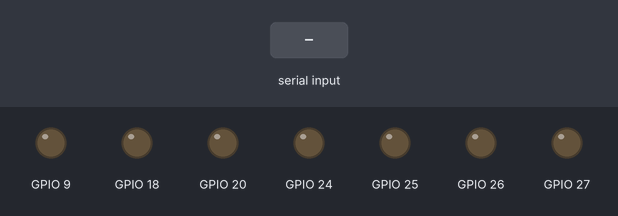
A program run on a simulated Raspberry Pi (BCM pin numbers). On the bench: output pins drawn as LEDs (lit = HIGH). The inputs (shaded band) are chosen by the test bench. What the program prints to the terminal is not drawn.

Above: at 1.2 s.
1.3 s: "STBY" typed at the terminal, then Enter
2.8 s: "y" typed at the terminal, then Enter
At 3.1 s:
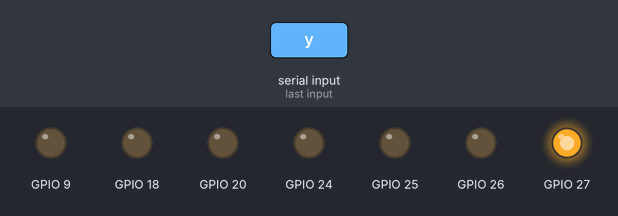
4.3 s: "1" typed at the terminal, then Enter
At 5.4 s:
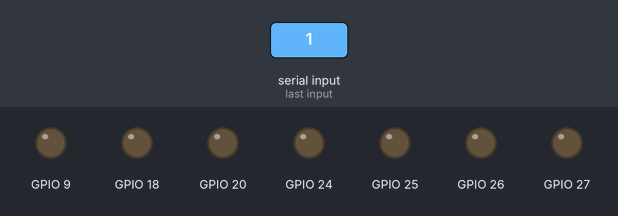
5.8 s: "0" typed at the terminal, then Enter
At 6.6 s:
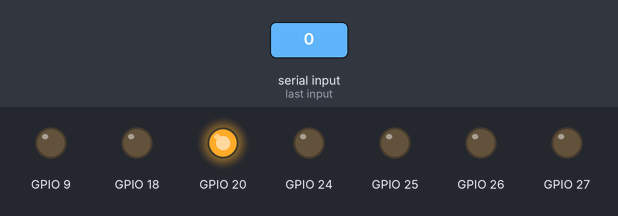
7.3 s: "2" typed at the terminal, then Enter
At 7.7 s:
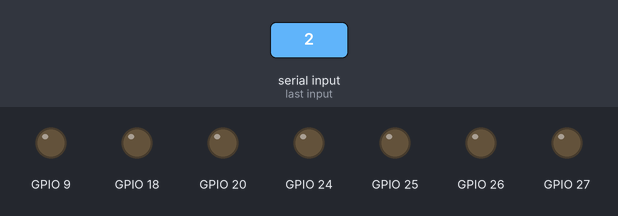
8.8 s: "STBY" typed at the terminal, then Enter
At 10.0 s:
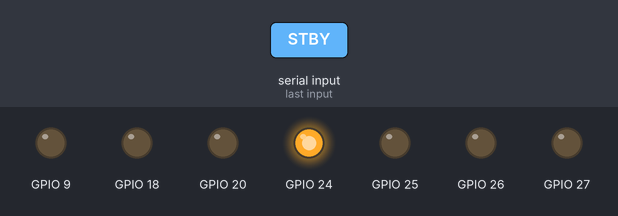
Timing chart, 0 to 11.3 s (numbered marks = the images above; inputs shaded):
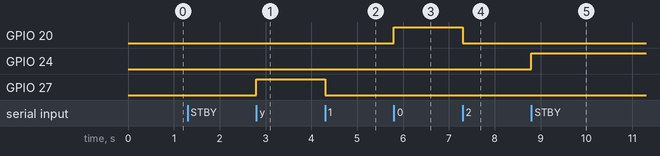

Measured:
- after the input at 1.3 s, every drawn part: stays the same
- after the input at 2.8 s, GPIO 27: LOW → HIGH at once
- after the input at 4.3 s, GPIO 27: HIGH → LOW at once
- after the input at 5.8 s, GPIO 20: LOW → HIGH at once
- after the input at 7.3 s, GPIO 20: HIGH → LOW at once
- after the input at 8.8 s, GPIO 24: LOW → HIGH at once

The program:

motor_diag_b.py
```python
#!/usr/bin/env python3
"""
Right-side (Channel B) raw pin diagnostic. Enter-gated — holds each pin
until you press Enter so you can probe or swap wires at your own pace.

Run with cosmo stopped: pm2 stop cosmo
"""

import sys
import time

try:
    from gpiozero import DigitalOutputDevice
    from gpiozero.pins.lgpio import LGPIOFactory
    from gpiozero import Device
    Device.pin_factory = LGPIOFactory()
except Exception as e:
    print(f"GPIO import failed: {e}"); sys.exit(1)

STBY  = 27
IN1   = 20   # AIN1 — Right Front
IN2   = 24   # AIN2 — Right Front (remapped: GPIO21 dead → GPIO14 UART → GPIO5 dead → GPIO24 Pin 18)
PWM_A = 18   # PWMA — Right Front

IN3   = 25   # BIN1 — Right Rear
IN4   = 26   # BIN2 — Right Rear
PWM_B =  9   # PWMB — Right Rear  (remapped from GPIO19 — Pin 35 faulty)

def claim(pin, name):
    try:
        d = DigitalOutputDevice(pin); d.off()
        print(f"  GPIO{pin:2d}  ({name})  OK")
        return d
    except Exception as e:
        print(f"  GPIO{pin:2d}  ({name})  FAILED: {e}")
        return None

print("\n=== Channel B (Right Side) Pin Diagnostic ===\n")
print("Claiming all right-side + STBY pins...")

stby = claim(STBY, "STBY")
in1  = claim(IN1,  "RF_AIN1")
in2  = claim(IN2,  "RF_AIN2")
pwma = claim(PWM_A,"RF_PWMA")
in3  = claim(IN3,  "RR_BIN1")
in4  = claim(IN4,  "RR_BIN2")
pwmb = claim(PWM_B,"RR_PWMB")

failed = [n for d,n in [(stby,"STBY"),(in1,"RF_AIN1"),(in2,"RF_AIN2"),
                         (pwma,"RF_PWMA"),(in3,"RR_BIN1"),(in4,"RR_BIN2"),
                         (pwmb,"RR_PWMB")] if d is None]
if failed:
    print(f"\nFailed: {failed} — check pm2 stop cosmo, or wiring short")
    sys.exit(1)

print("\nAll pins claimed.\n")
input("Press Enter to begin individual pin tests...")

# ── Step 1: Each pin HIGH until Enter ─────────────────────────────────────────
for dev, num, name in [
    (stby, STBY,  "STBY"),
    (in1,  IN1,   "RF_AIN1 (Right Front dir1)"),
    (in2,  IN2,   "RF_AIN2 (Right Front dir2)"),
    (pwma, PWM_A, "RF_PWMA (Right Front speed)"),
    (in3,  IN3,   "RR_BIN1 (Right Rear dir1)"),
    (in4,  IN4,   "RR_BIN2 (Right Rear dir2)"),
    (pwmb, PWM_B, "RR_PWMB (Right Rear speed)"),
]:
    input(f"\n  GPIO{num:2d} ({name}) → Enter to go HIGH...")
    dev.on()
    input(f"  GPIO{num:2d}  *** HIGH — probe now *** → Enter to go LOW")
    dev.off()
    print(f"  GPIO{num:2d}  LOW")

# ── Step 2: Right Front full forward ──────────────────────────────────────────
print("\n--- TEST: Right Front full forward (AIN1↑ AIN2↓ PWMA↑) ---")
input("Press Enter to start (Enter again to stop)...")
stby.on(); time.sleep(0.01)
in2.off(); in1.on(); pwma.on()
input("  *** RIGHT FRONT RUNNING *** → Enter to stop")
pwma.off(); in1.off(); in2.off(); stby.off()
print("  stopped")

r1 = input("Did Right Front spin? (y/n): ").strip().lower()

# ── Step 3: Right Rear full forward ───────────────────────────────────────────
print("\n--- TEST: Right Rear full forward (BIN1↑ BIN2↓ PWMB↑) ---")
input("Press Enter to start (Enter again to stop)...")
stby.on(); time.sleep(0.01)
in4.off(); in3.on(); pwmb.on()
input("  *** RIGHT REAR RUNNING *** → Enter to stop")
pwmb.off(); in3.off(); in4.off(); stby.off()
print("  stopped")

r2 = input("Did Right Rear spin? (y/n): ").strip().lower()

# ── Step 4: Both reverse ──────────────────────────────────────────────────────
do_rev = input("\nTest both reverse? (y/n): ").strip().lower()
if do_rev == "y":
    stby.on(); time.sleep(0.01)
    in1.off(); in2.on(); pwma.on()
    in3.off(); in4.on(); pwmb.on()
    input("  *** BOTH RUNNING REVERSE *** → Enter to stop")
    pwma.off(); pwmb.off()
    in1.off(); in2.off(); in3.off(); in4.off()
    stby.off()
    print("  stopped")

# ── Summary ────────────────────────────────────────────────────────────────────
print(f"\nRight Front: {'✓' if r1=='y' else '✗ — check GPIO20/21/18 wiring and VM power'}")
print(f"Right Rear:  {'✓' if r2=='y' else '✗ — check GPIO25/26/19 wiring and VM power'}")

for d in [stby, in1, in2, pwma, in3, in4, pwmb]:
    d.off(); d.close()

print("\nAll pins released. Run: pm2 start cosmo")
```
